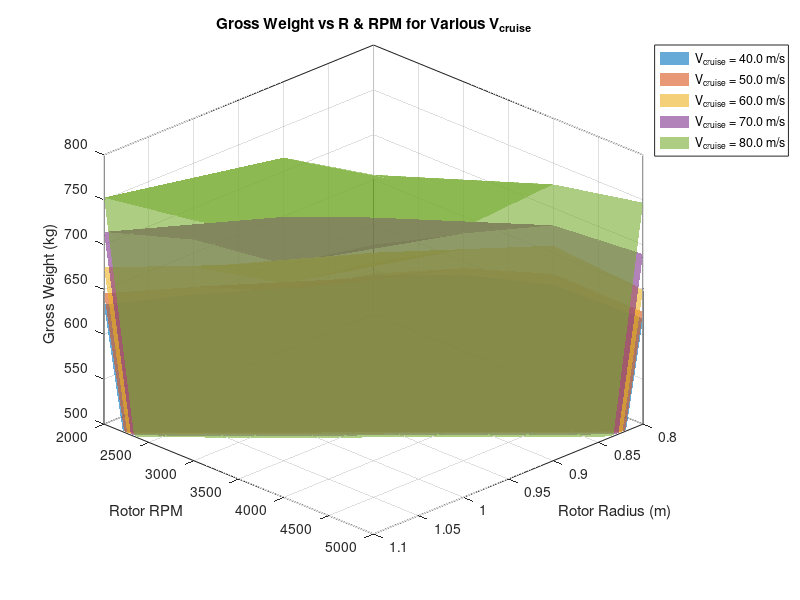
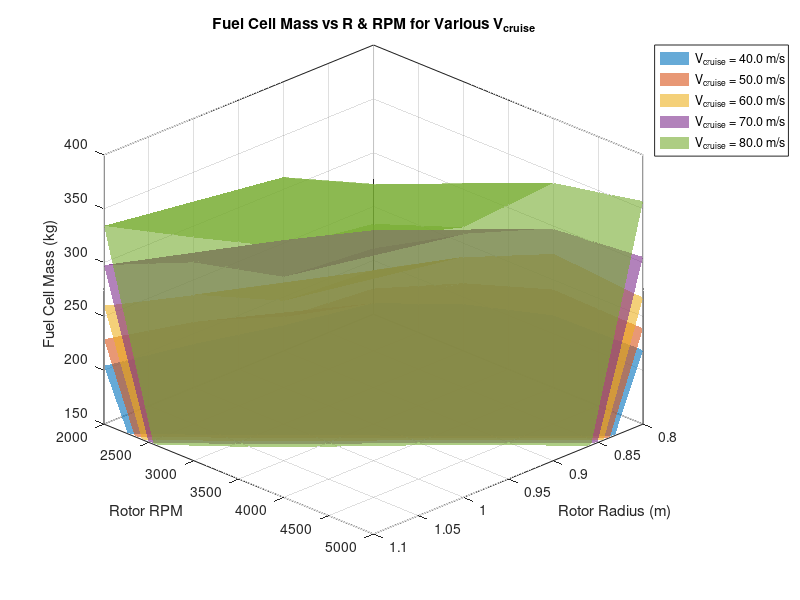
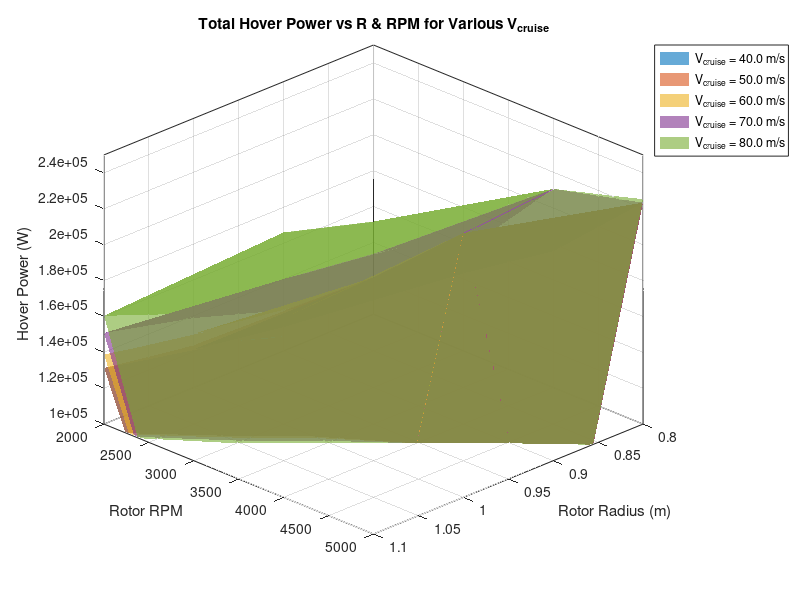
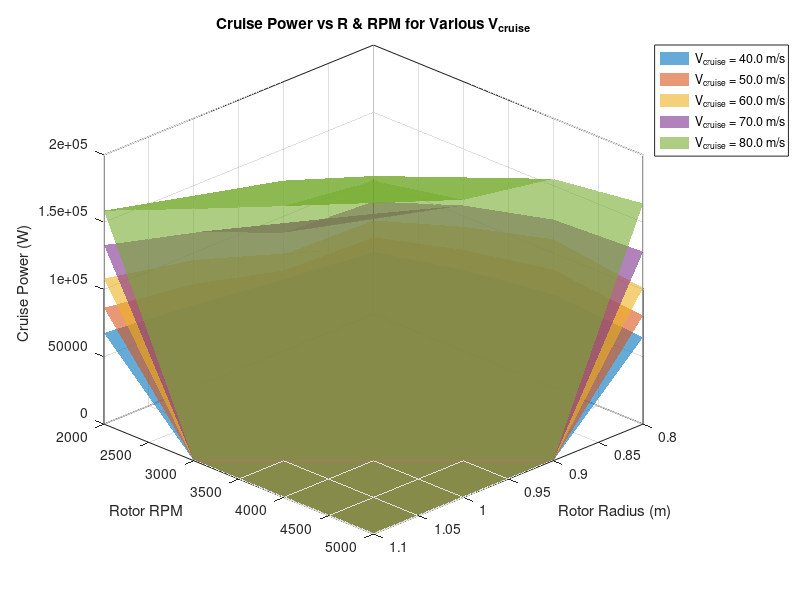

These figures' MATLAB source, in order:
%% LOAD DATASET ACCCORDINGLY T_60 means , T9 = 60 mins ie 60 mins endurance for section 9
load('T_60.mat');
%%
% Meshgrid of R and RPM
[R_mesh, RPM_mesh] = meshgrid(R, RPM);  % R: (1x4), RPM: (1x4)
v_labels = squeeze(V_cruise);          % V_cruise: (1x5), get as column vector
colors = lines(length(V_cruise));      % Distinct colors for each surface

%% === Plot 1: Gross Weight ===
figure; hold on;
colors = lines(length(v_labels));  % Or use your own color map

for k = 1:length(v_labels)
    Z = squeeze(mgross(:,:,k))';
    h = surf(R_mesh, RPM_mesh, Z, ...
        'FaceAlpha', 0.6, ...
        'EdgeColor', 'none', ...
        'FaceColor', colors(k,:));  % Fixed RGB color for each surface
end

xlabel('Rotor Radius (m)');
ylabel('Rotor RPM');
zlabel('Gross Weight (kg)');
zlim([500, 800]);
title('Gross Weight vs R & RPM for Various V_{cruise}');

% Create manual legend
legend_entries = arrayfun(@(v) sprintf('V_{cruise} = %.1f m/s', v), v_labels, 'UniformOutput', false);
legend(legend_entries, 'Location', 'northeastoutside');

grid on; view(135, 30); box on;


% Load dataset
load('T_60.mat');

%% --- 1. Fuel Cell Mass (mfuel_cell) ---
figure; hold on;
for k = 1:length(v_labels)
    Z = squeeze(mfuel_cell(:,:,k))';
    surf(R_mesh, RPM_mesh, Z, ...
        'FaceAlpha', 0.6, ...
        'EdgeColor', 'none', ...
        'FaceColor', colors(k,:));
end
xlabel('Rotor Radius (m)');
ylabel('Rotor RPM');
zlabel('Fuel Cell Mass (kg)');
zlim([150,400]);
title('Fuel Cell Mass vs R & RPM for Various V_{cruise}');
legend(arrayfun(@(v) sprintf('V_{cruise} = %.1f m/s', v), v_labels, 'UniformOutput', false), ...
       'Location', 'northeastoutside');
grid on; view(135, 30); box on;

%% --- 2. Total Hover Power (Power_total_hover) ---
figure; hold on;
for k = 1:length(v_labels)
    Z = squeeze(Power_total_hover(:,:,k))';
    surf(R_mesh, RPM_mesh, Z, ...
        'FaceAlpha', 0.6, ...
        'EdgeColor', 'none', ...
        'FaceColor', colors(k,:));
end
xlabel('Rotor Radius (m)');
ylabel('Rotor RPM');
zlabel('Hover Power (W)');zlim([19,22])
zlim([100000,250000]);
title('Total Hover Power vs R & RPM for Various V_{cruise}');
legend(arrayfun(@(v) sprintf('V_{cruise} = %.1f m/s', v), v_labels, 'UniformOutput', false), ...
       'Location', 'northeastoutside');
grid on; view(135, 30); box on;

%% --- 3. Cruise Power (Pcruise) ---
figure; hold on;
for k = 1:length(v_labels)
    Z = squeeze(power_cruise(:,:,k))';
    surf(R_mesh, RPM_mesh, Z, ...
        'FaceAlpha', 0.6, ...
        'EdgeColor', 'none', ...
        'FaceColor', colors(k,:));
end
xlabel('Rotor Radius (m)');
ylabel('Rotor RPM');
zlabel('Cruise Power (W)');
% zlim([95000,220000]);
title('Cruise Power vs R & RPM for Various V_{cruise}');
legend(arrayfun(@(v) sprintf('V_{cruise} = %.1f m/s', v), v_labels, 'UniformOutput', false), ...
       'Location', 'northeastoutside');
grid on; view(135, 30); box on;

%% --- 4. Disk Loading (O7) ---
figure; hold on;
for k = 1:length(v_labels)
    Z = squeeze(O7(:,:,k))';
    surf(R_mesh, RPM_mesh, Z, ...
        'FaceAlpha', 0.6, ...
        'EdgeColor', 'none', ...
        'FaceColor', colors(k,:));
end
xlabel('Rotor Radius (m)');
ylabel('Rotor RPM');
zlabel('Disk Loading (kg/m^2)');
zlim([200,520]);
title('Disk Loading vs R & RPM for Various V_{cruise}');
legend(arrayfun(@(v) sprintf('V_{cruise} = %.1f m/s', v), v_labels, 'UniformOutput', false), ...
       'Location', 'northeastoutside');
grid on; view(135, 30); box on;

%% --- 5. Power Loading (O8) ---
figure; hold on;
for k = 1:length(v_labels)
    Z = squeeze(O6(:,:,k))';
    surf(R_mesh, RPM_mesh, Z, ...
        'FaceAlpha', 0.6, ...
        'EdgeColor', 'none', ...
        'FaceColor', colors(k,:));
end
xlabel('Rotor Radius (m)');
ylabel('Rotor RPM');
zlabel('Power Loading (kg/W)');
zlim([0.03,0.06]);
title('Power Loading vs R & RPM for Various V_{cruise}');
legend(arrayfun(@(v) sprintf('V_{cruise} = %.1f m/s', v), v_labels, 'UniformOutput', false), ...
       'Location', 'northeastoutside');
grid on; view(135, 30); box on;

%% --- 6. Collective Angle (O5) ---
figure; hold on;
for k = 1:length(v_labels)
    Z = squeeze(O5(:,:,k))';
    surf(R_mesh, RPM_mesh, Z, ...
        'FaceAlpha', 0.6, ...
        'EdgeColor', 'none', ...
        'FaceColor', colors(k,:));
end
xlabel('Rotor Radius (m)');
ylabel('Rotor RPM');
zlabel('Collective (\theta_0 in deg)');
zlim([18,30]);
title('Collective vs R & RPM for Various V_{cruise}');
legend(arrayfun(@(v) sprintf('V_{cruise} = %.1f m/s', v), v_labels, 'UniformOutput', false), ...
       'Location', 'northeastoutside');
grid on; view(135, 30); box on;

%% --- 7. Wing Span (wing_b) ---
figure; hold on;
for k = 1:length(v_labels)
    Z = squeeze(wing_b(:,:,k))';
    surf(R_mesh, RPM_mesh, Z, ...
        'FaceAlpha', 0.6, ...
        'EdgeColor', 'none', ...
        'FaceColor', colors(k,:));
end
xlabel('Rotor Radius (m)');
ylabel('Rotor RPM');
zlabel('Wing Span (m)');
zlim([2,8]);
title('Wing Span vs R & RPM for Various V_{cruise}');
legend(arrayfun(@(v) sprintf('V_{cruise} = %.1f m/s', v), v_labels, 'UniformOutput', false), ...
       'Location', 'northeastoutside');
grid on; view(135, 30); box on;

%% --- 8. Wing Area (wing_S) ---
figure; hold on;
for k = 1:length(v_labels)
    Z = squeeze(wing_S(:,:,k))';
    surf(R_mesh, RPM_mesh, Z, ...
        'FaceAlpha', 0.6, ...
        'EdgeColor', 'none', ...
        'FaceColor', colors(k,:));
end
xlabel('Rotor Radius (m)');
ylabel('Rotor RPM');
zlabel('Wing Area (m^2)');
title('Wing Area vs R & RPM for Various V_{cruise}');
legend(arrayfun(@(v) sprintf('V_{cruise} = %.1f m/s', v), v_labels, 'UniformOutput', false), ...
       'Location', 'northeastoutside');
grid on; view(135, 30); box on;

